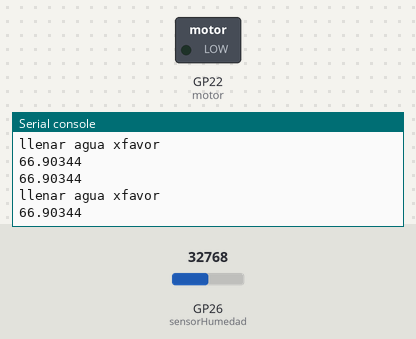
The program below on a simulated Raspberry Pi Pico running MicroPython. Parts: switched loads named in the program (green lamp = pin HIGH), the last lines printed to the serial console. The test bench sets the inputs (shaded band); at power-on: GP26 (sensorHumedad) = 32768 (analog values on the 0–65535 scale).

Above: at 1.2 s.
1.3 s: GP26 (sensorHumedad) set to 37760
At 2.6 s:
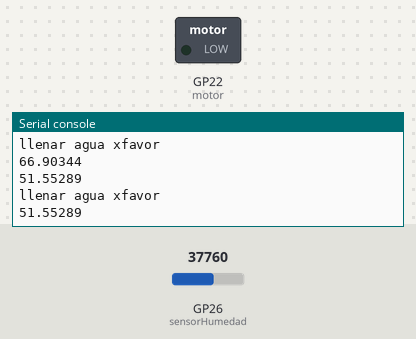
2.8 s: GP26 (sensorHumedad) set to 38976
At 3.4 s:
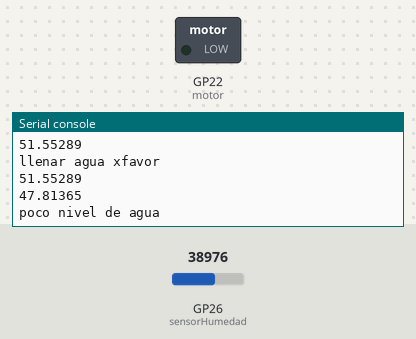
Timing chart, 0 to 5.8 s (numbered marks = the images above; inputs shaded):
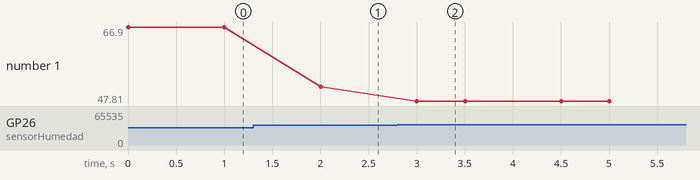

Measured:
- the behaviour switches between 38256 and 38272 on GP26 (sensorHumedad) (found by bisection; images 1 and 2)
- after the input at 1.3 s, the serial console: prints a new line after 0.70 s (image 1)
- after the input at 2.8 s, the serial console: prints a new line after 0.20 s (image 2)
- plotted number 1: 66.9 → 51.55 after the input at 1.3 s, 51.55 → 47.81 after the input at 2.8 s

The program:

main.py
```python
from machine import Pin, ADC
from time import sleep

sensorbajo = Pin(14,Pin.IN, Pin.PULL_DOWN)
motor = Pin(22, Pin.OUT)
sensorHumedad = ADC(26)
max_suelo = 54525
min_suelo = 22005

while True:
    valor = (max_suelo - sensorHumedad.read_u16())*100/(max_suelo-min_suelo)
    print(valor)
    while valor < 50:
        if sensorbajo.value() == 1:
            motor.on()
            sleep(0.5)
        else:
            motor.off()
            print("poco nivel de agua")
            sleep(0.5)
            break

    print ("llenar agua xfavor")
    print(valor)
    sleep(1)
```
